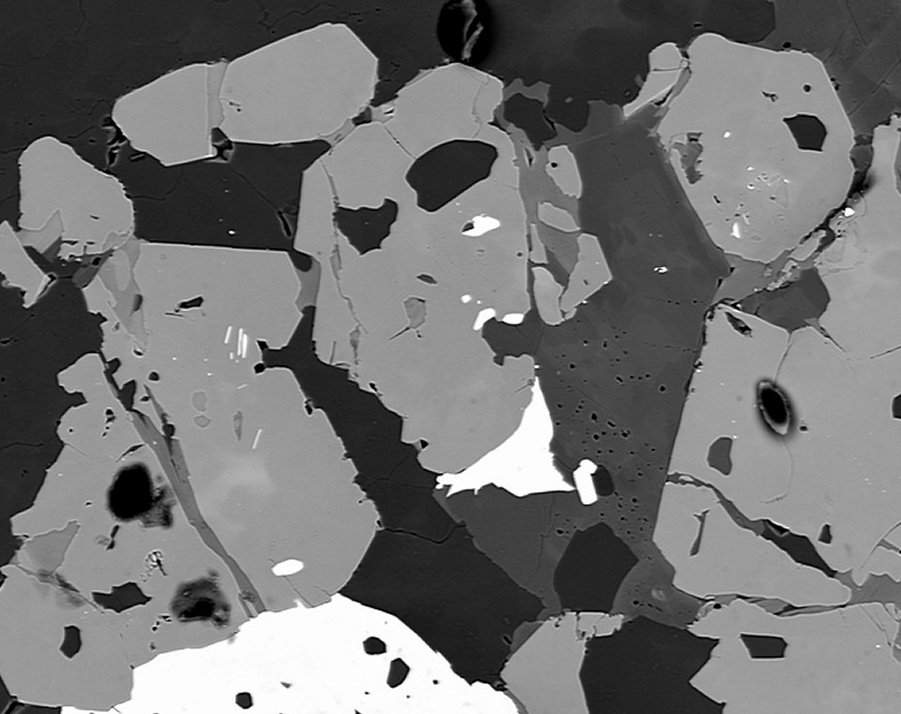
#> input picture image_processing/BSE_Google.jpg, 901 x 714 px
$ jupyter execute sobel_filter.ipynb   (older library calls are emulated)
#> lines starting #> are read from the running program, lines starting #| are printed output that depends on the picture
[cell 1]
import numpy as np
import cv2
import matplotlib.pyplot as plt

[cell 2]
img = cv2.imread('BSE_Google.jpg',cv2.IMREAD_GRAYSCALE)
#> img is the input picture: shape (714, 901); min 0, max 255, mean 114.8

[cell 3]
np.unique(img)
#> Out = 256 values from 0 to 255

[cell 4]
plt.imshow(img,cmap='gray')

[cell 5]
img.shape
#> Out = (714, 901)

[cell 6]
x = cv2.Sobel(img,cv2.CV_64F,dx=1,dy=0)
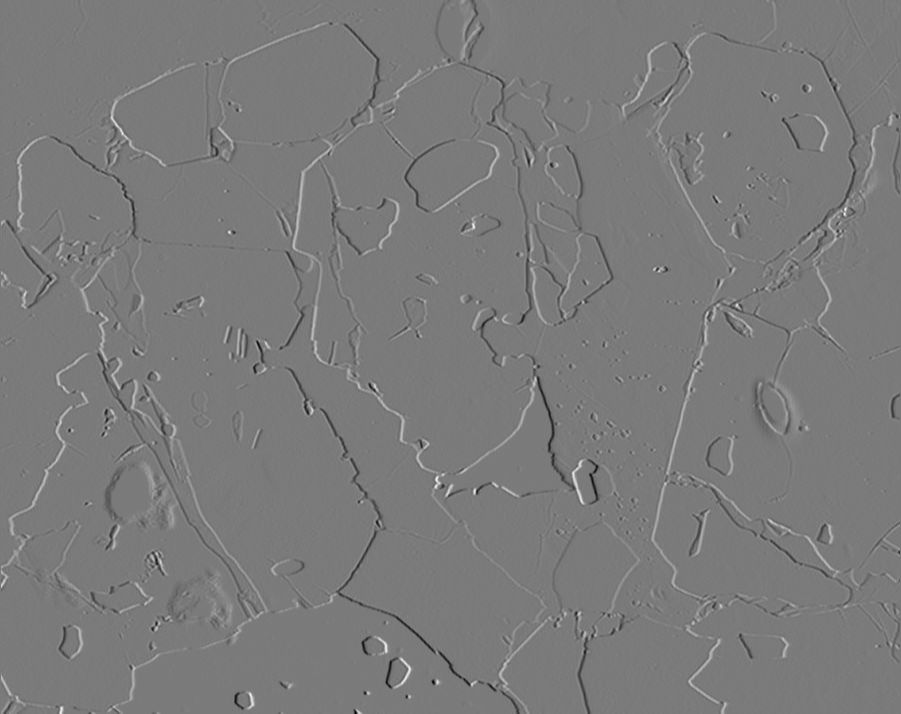
#> x: shape (714, 901) float64; min -776, max 833, mean 0.6; drawn with min black and max white
plt.imshow(x,cmap='gray')

[cell 7]
y = cv2.Sobel(img,cv2.CV_64F,dx=0,dy=1)
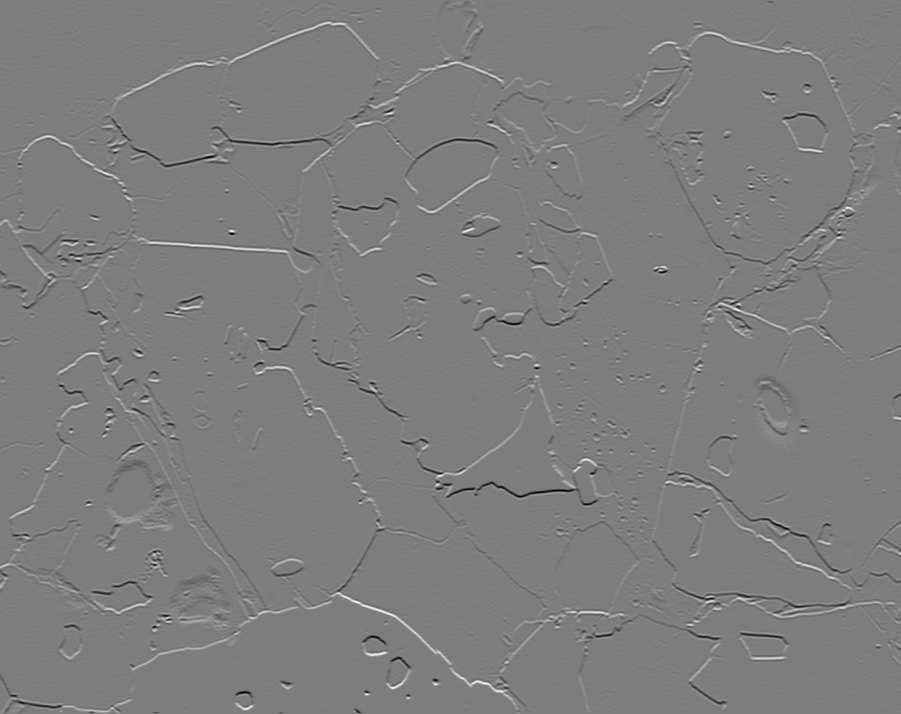
#> y: shape (714, 901) float64; min -969, max 999, mean 1.5; drawn with min black and max white
plt.imshow(y,cmap='gray')

[cell 8]
final = np.sqrt(x*x+y*y)
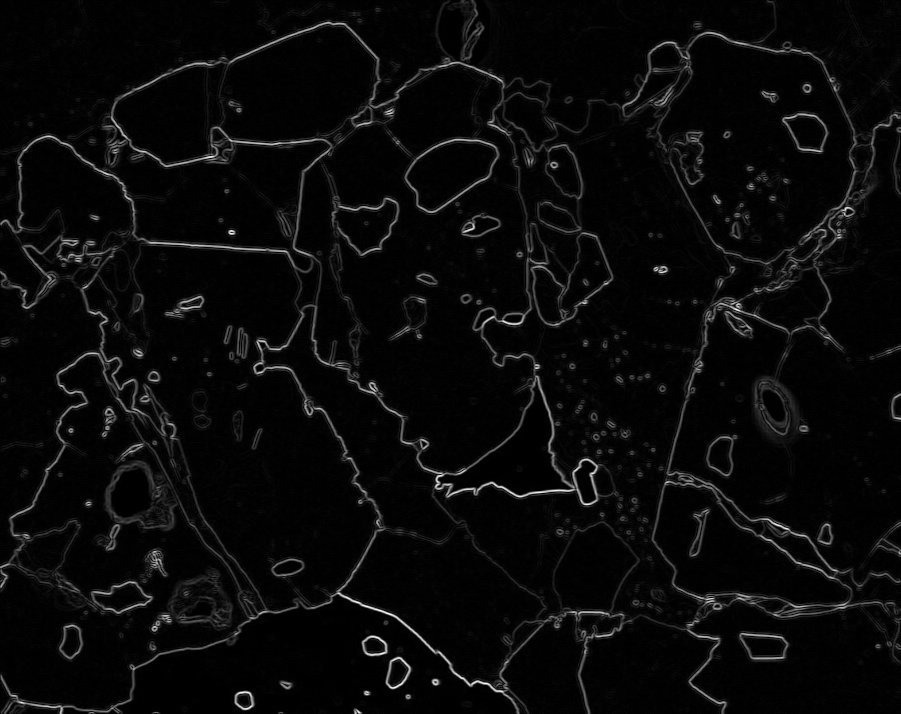
#> final: shape (714, 901) float64; min 0, max 999.3, mean 40.1; drawn with min black and max white
plt.imshow(final,cmap='gray')

[cell 9]
def conv_2d(img,kernel,stride=1):
#> called with kernel = array of shape (3, 3), stride = 1
    img_h,img_w = len(img),len(img[0])
#> img_h = 714; img_w = 901
    k_h,k_w = len(kernel),len(kernel[0])
    output_h,output_w = (img_h-k_h)//stride+1,(img_w-k_w)//stride+1
#> output_h = 712; output_w = 899
    output = np.zeros((output_h,output_w))
    for i in range(0,img_h-k_h+1,stride):
        for j in range(0,img_w-k_w+1,stride):
            sub_matrix = img[i:i+k_h,j:j+k_w]
            output[i//stride,j//stride] = np.sum(sub_matrix*kernel)
    return output

[cell 10]
def sobel_filter(img,dx=1,stride=1):
    x = np.array(((-1,0,1),(-2,0,2),(-1,0,1)))
    y = np.array(((-1,-2,-1),(0,0,0),(1,2,1)))
    dx = conv_2d(img,x)
    dy = conv_2d(img,y)
    g = np.sqrt(dx**2+dy**2)
    g = np.clip(g,0,255)
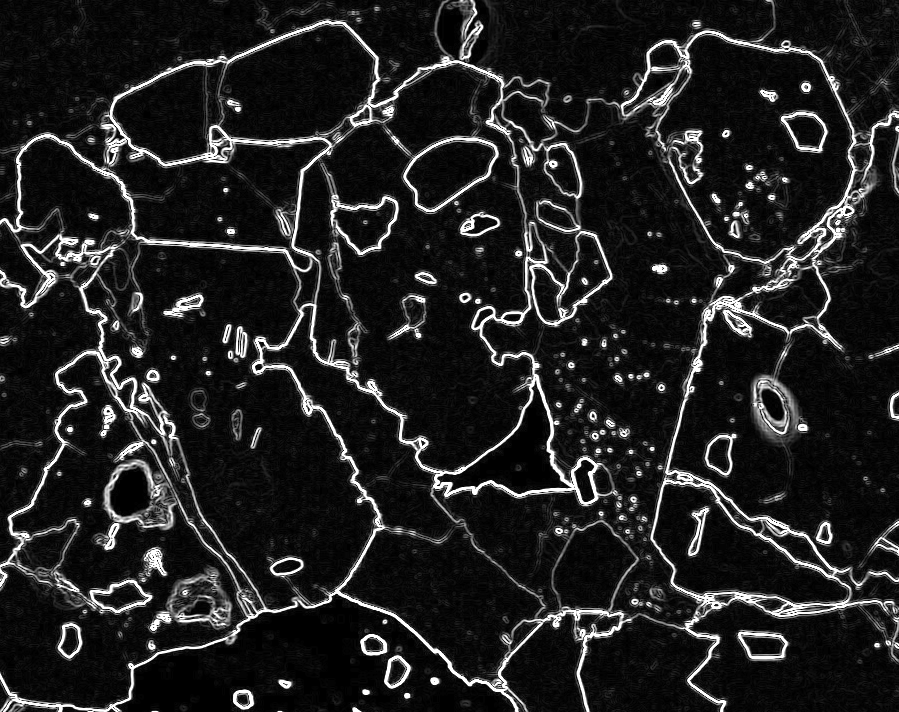
#> g: shape (712, 899) float64; min 0, max 255, mean 34.1
    return g
